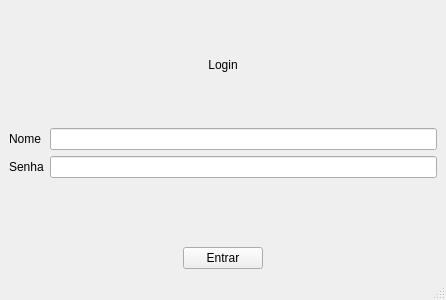
<?xml version="1.0" encoding="UTF-8"?>
<ui version="4.0">
 <class>MainWindow</class>
 <widget class="QMainWindow" name="MainWindow">
  <property name="geometry">
   <rect>
    <x>0</x>
    <y>0</y>
    <width>446</width>
    <height>300</height>
   </rect>
  </property>
  <property name="windowTitle">
   <string>MainWindow</string>
  </property>
  <widget class="QWidget" name="centralwidget">
   <layout class="QGridLayout" name="gridLayout_2">
    <item row="0" column="0">
     <layout class="QGridLayout" name="gridLayout">
      <item row="0" column="1">
       <widget class="QLabel" name="label_3">
        <property name="text">
         <string>&lt;html&gt;&lt;head/&gt;&lt;body&gt;&lt;p align=&quot;center&quot;&gt;Login&lt;/p&gt;&lt;/body&gt;&lt;/html&gt;</string>
        </property>
       </widget>
      </item>
      <item row="2" column="0">
       <spacer name="horizontalSpacer">
        <property name="orientation">
         <enum>Qt::Horizontal</enum>
        </property>
        <property name="sizeHint" stdset="0">
         <size>
          <width>40</width>
          <height>20</height>
         </size>
        </property>
       </spacer>
      </item>
      <item row="2" column="1">
       <widget class="QPushButton" name="pushButton">
        <property name="text">
         <string>Entrar</string>
        </property>
       </widget>
      </item>
      <item row="2" column="2">
       <spacer name="horizontalSpacer_2">
        <property name="orientation">
         <enum>Qt::Horizontal</enum>
        </property>
        <property name="sizeHint" stdset="0">
         <size>
          <width>40</width>
          <height>20</height>
         </size>
        </property>
       </spacer>
      </item>
      <item row="1" column="0" colspan="3">
       <layout class="QFormLayout" name="formLayout">
        <item row="1" column="0">
         <widget class="QLabel" name="label">
          <property name="text">
           <string>Nome</string>
          </property>
         </widget>
        </item>
        <item row="1" column="1">
         <widget class="QLineEdit" name="campo_nome"/>
        </item>
        <item row="2" column="0">
         <widget class="QLabel" name="label_2">
          <property name="text">
           <string>Senha</string>
          </property>
         </widget>
        </item>
        <item row="2" column="1">
         <widget class="QLineEdit" name="campo_senha">
          <property name="inputMethodHints">
           <set>Qt::ImhHiddenText|Qt::ImhNoAutoUppercase|Qt::ImhNoPredictiveText|Qt::ImhSensitiveData</set>
          </property>
          <property name="echoMode">
           <enum>QLineEdit::Password</enum>
          </property>
         </widget>
        </item>
       </layout>
      </item>
     </layout>
    </item>
   </layout>
  </widget>
  <widget class="QMenuBar" name="menubar">
   <property name="geometry">
    <rect>
     <x>0</x>
     <y>0</y>
     <width>446</width>
     <height>22</height>
    </rect>
   </property>
  </widget>
  <widget class="QStatusBar" name="statusbar"/>
 </widget>
 <resources/>
 <connections/>
</ui>
